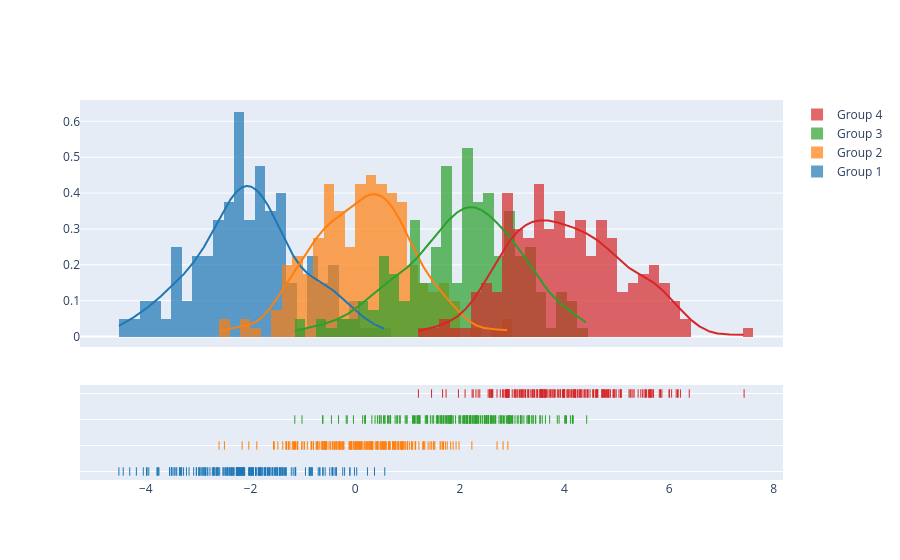

The code cell stored with this chart in its notebook:
### Code cell
# combinados
import plotly.figure_factory as ff
import numpy as np

# histogram data
x1 = np.random.randn(200) - 2
x2 = np.random.randn(200)
x3 = np.random.randn(200) + 2
x4 = np.random.randn(200) + 4

# Agrupar
hist_data = [x1, x2, x3, x4]

group_labels = ['Group 1', 'Group 2', 'Group 3', 'Group 4']

# Crear plot
fig = ff.create_distplot(hist_data, group_labels, bin_size=.2)
fig.show()

### Figure 1 — Plotly figure (JSON) as saved in the notebook; plotly's stock layout.template omitted (floating-point values rounded to 4 significant figures; data arrays with more than 128 entries replaced by an {"elided": "..."} marker saying what was removed)
{"data": [{"autobinx": false, "histnorm": "probability density", "legendgroup": "Group 1", "marker": {"color": "rgb(31, 119, 180)"}, "name": "Group 1", "opacity": 0.7, "type": "histogram", "x": {"elided": "200 float values"}, "xaxis": "x", "xbins": {"end": 0.5655, "size": 0.2, "start": -4.515}, "yaxis": "y"}, {"autobinx": false, "histnorm": "probability density", "legendgroup": "Group 2", "marker": {"color": "rgb(255, 127, 14)"}, "name": "Group 2", "opacity": 0.7, "type": "histogram", "x": {"elided": "200 float values"}, "xaxis": "x", "xbins": {"end": 2.917, "size": 0.2, "start": -2.601}, "yaxis": "y"}, {"autobinx": false, "histnorm": "probability density", "legendgroup": "Group 3", "marker": {"color": "rgb(44, 160, 44)"}, "name": "Group 3", "opacity": 0.7, "type": "histogram", "x": {"elided": "200 float values"}, "xaxis": "x", "xbins": {"end": 4.424, "size": 0.2, "start": -1.153}, "yaxis": "y"}, {"autobinx": false, "histnorm": "probability density", "legendgroup": "Group 4", "marker": {"color": "rgb(214, 39, 40)"}, "name": "Group 4", "opacity": 0.7, "type": "histogram", "x": {"elided": "200 float values"}, "xaxis": "x", "xbins": {"end": 7.433, "size": 0.2, "start": 1.209}, "yaxis": "y"}, {"legendgroup": "Group 1", "marker": {"color": "rgb(31, 119, 180)"}, "mode": "lines", "name": "Group 1", "showlegend": false, "type": "scatter", "x": {"elided": "500 float values"}, "xaxis": "x", "y": {"elided": "500 float values"}, "yaxis": "y"}, {"legendgroup": "Group 2", "marker": {"color": "rgb(255, 127, 14)"}, "mode": "lines", "name": "Group 2", "showlegend": false, "type": "scatter", "x": {"elided": "500 float values"}, "xaxis": "x", "y": {"elided": "500 float values"}, "yaxis": "y"}, {"legendgroup": "Group 3", "marker": {"color": "rgb(44, 160, 44)"}, "mode": "lines", "name": "Group 3", "showlegend": false, "type": "scatter", "x": {"elided": "500 float values"}, "xaxis": "x", "y": {"elided": "500 float values"}, "yaxis": "y"}, {"legendgroup": "Group 4", "marker": {"color": "rgb(214, 39, 40)"}, "mode": "lines", "name": "Group 4", "showlegend": false, "type": "scatter", "x": {"elided": "500 float values"}, "xaxis": "x", "y": {"elided": "500 float values"}, "yaxis": "y"}, {"legendgroup": "Group 1", "marker": {"color": "rgb(31, 119, 180)", "symbol": "line-ns-open"}, "mode": "markers", "name": "Group 1", "showlegend": false, "type": "scatter", "x": {"elided": "200 float values"}, "xaxis": "x", "y": {"elided": "200 str values"}, "yaxis": "y2"}, {"legendgroup": "Group 2", "marker": {"color": "rgb(255, 127, 14)", "symbol": "line-ns-open"}, "mode": "markers", "name": "Group 2", "showlegend": false, "type": "scatter", "x": {"elided": "200 float values"}, "xaxis": "x", "y": {"elided": "200 str values"}, "yaxis": "y2"}, {"legendgroup": "Group 3", "marker": {"color": "rgb(44, 160, 44)", "symbol": "line-ns-open"}, "mode": "markers", "name": "Group 3", "showlegend": false, "type": "scatter", "x": {"elided": "200 float values"}, "xaxis": "x", "y": {"elided": "200 str values"}, "yaxis": "y2"}, {"legendgroup": "Group 4", "marker": {"color": "rgb(214, 39, 40)", "symbol": "line-ns-open"}, "mode": "markers", "name": "Group 4", "showlegend": false, "type": "scatter", "x": {"elided": "200 float values"}, "xaxis": "x", "y": {"elided": "200 str values"}, "yaxis": "y2"}], "layout": {"barmode": "overlay", "hovermode": "closest", "legend": {"traceorder": "reversed"}, "xaxis": {"anchor": "y2", "domain": [0, 1], "zeroline": false}, "yaxis": {"anchor": "free", "domain": [0.35, 1], "position": 0}, "yaxis2": {"anchor": "x", "domain": [0, 0.25], "dtick": 1, "showticklabels": false}}}
